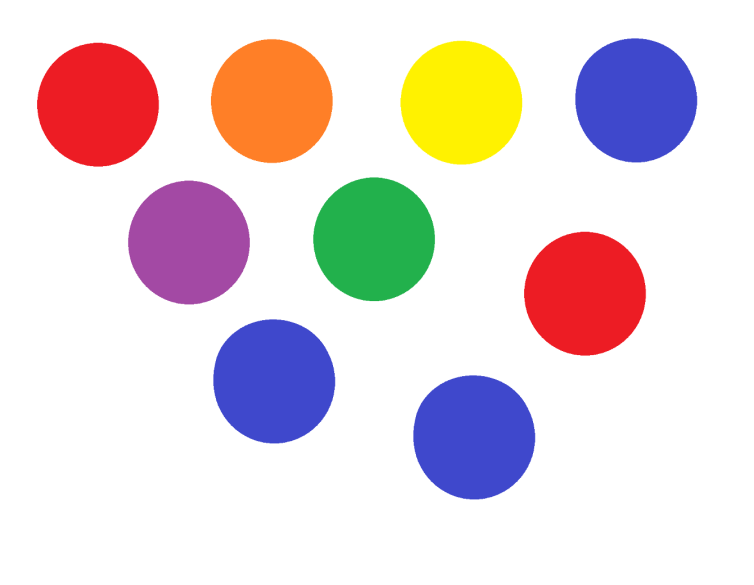
#> input picture Colors Detector/circles_color.png, 754 x 585 px
$ python detect_color_HSV.py --image circles_color.png
#> lines starting #> are read from the running program, lines starting #| are printed output that depends on the picture; after the words box and inside, x2 and y2 are one past the last pixel; in counts of white or black regions, pixels touching at a corner belong together
# import the necessary packages
import numpy as np
import argparse
import cv2

#construct the argument parse and parse the arguments
ap = argparse.ArgumentParser()
ap.add_argument("-i", "--image", help = "path to the image")
args = vars(ap.parse_args())

# load the image
image = cv2.imread(args["image"])
#> image is the input picture: shape (585, 754, 3); mean B, G, R 219.3, 217.2, 230

# convert the image to HSV
hsv = cv2.cvtColor(image, cv2.COLOR_BGR2HSV)
#> hsv: shape (585, 754, 3); mean H, S, V 26.7, 48.2, 245.4


boundaries = [
	([110, 50, 50], [130, 255, 255])
]

#loop over the boundaries
for (lower, upper) in boundaries:
    # create Numpy array from the boundaries
    lower = np.array(lower)
    upper = np.array(upper)

    # find the colors within the specified boundaries and apply the mask
    mask = cv2.inRange(hsv, lower, upper)

    # show the image mask
    cv2.imshow("mask", mask)
    cv2.waitKey(0)
    cv2.destroyWindow("mask")

    # apply mask on image
    output = cv2.bitwise_and(image, image, mask = mask)

    # show the images
    cv2.imshow("images", np.hstack([image, output]))
    cv2.waitKey(0)
#> this loop made 1 pass
#> pass 1, `mask = cv2.inRange(hsv, lower, upper)`:
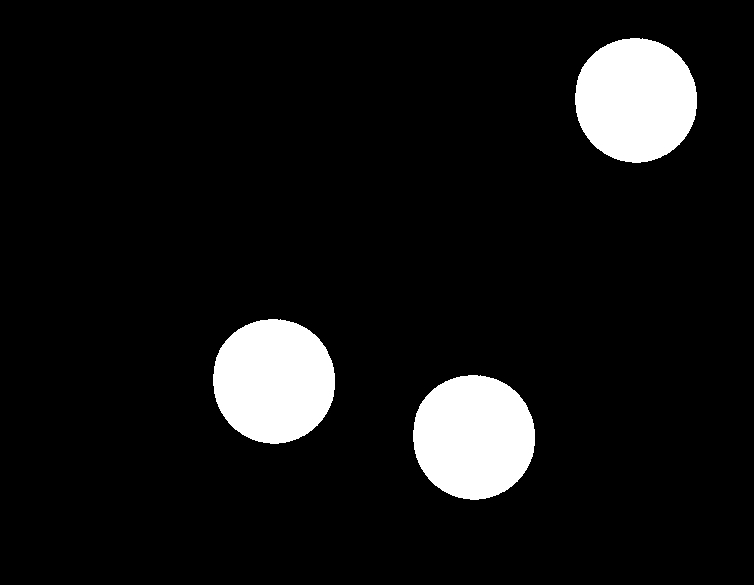
#> mask: shape (585, 754); 8.2% white; 3 white regions, box (x1, y1, x2, y2) and area: (575, 38, 697, 163) 12021, (213, 319, 335, 444) 12021, (413, 375, 535, 500) 12021
#> pass 1, `output = cv2.bitwise_and(image, image, mask = mask)`:
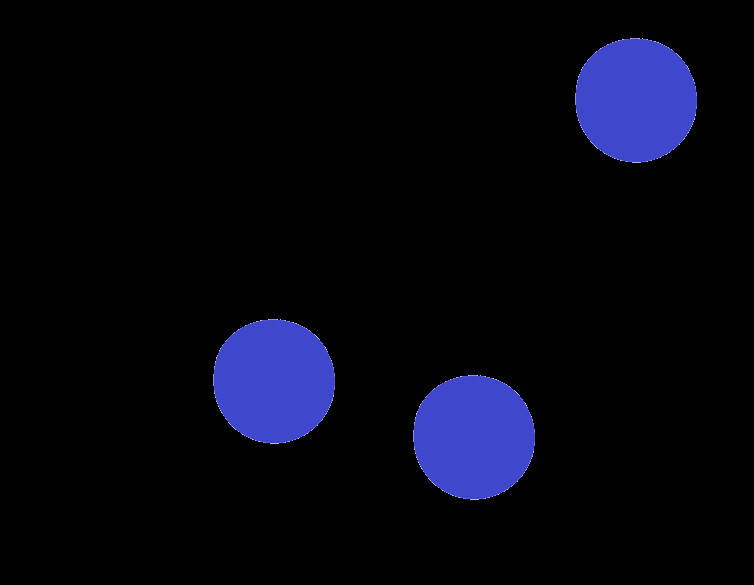
#> output: shape (585, 754, 3); mean B, G, R 16.7, 6, 5.3
#> pass 1, `cv2.imshow("images", np.hstack([image, output]))`:
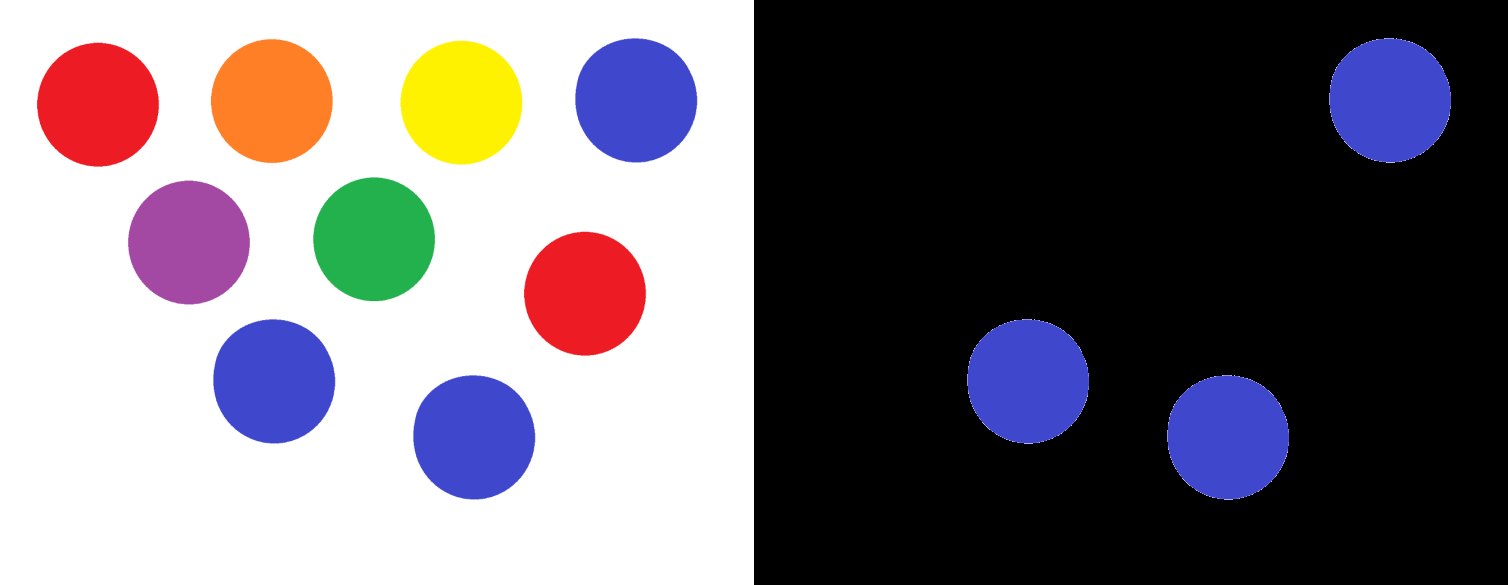
#> window 'images': shape (585, 1508, 3); mean B, G, R 118, 111.6, 117.7
